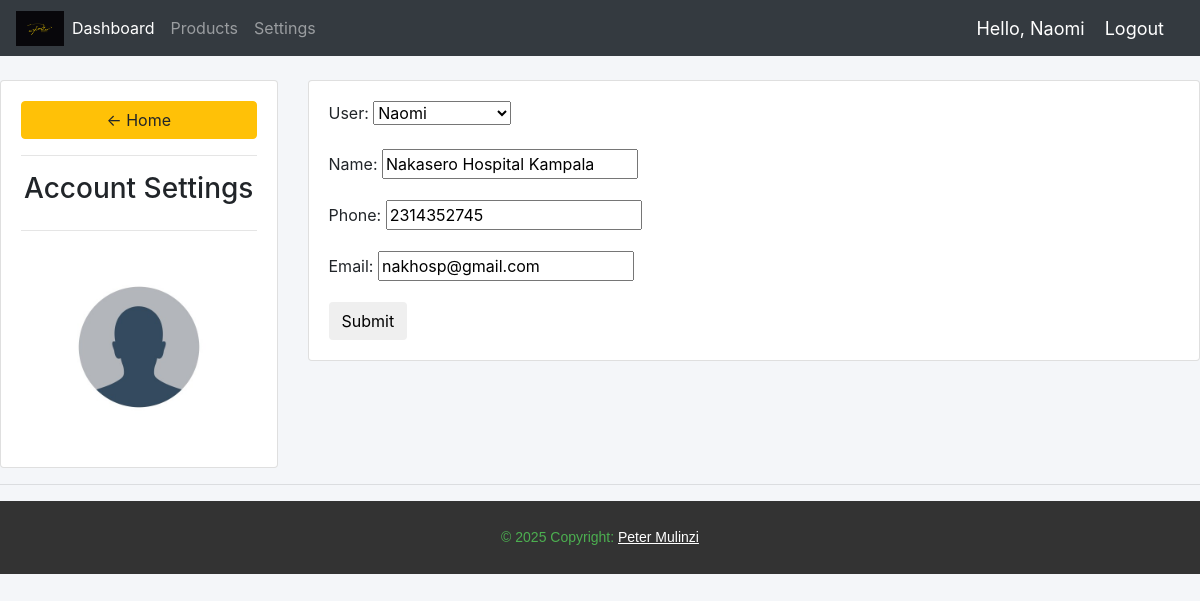
The app's page /accountSettings/ (signed in) with its own data.
### Jah_Accounts/models.py (models this page shows, shortened)
class Customer(models.Model):
    user = models.OneToOneField(User, null=True, blank=True, on_delete=models.CASCADE)
    name = models.CharField(max_length=200, null=True, blank=True)
    phone = models.CharField(max_length=200, null=True, blank=True)
    email = models.CharField(max_length=200, null=True, blank=True)
    profile_picture = models.ImageField(null=True, default='avi.jpg', blank=True)
    date_created = models.DateTimeField(auto_now_add=True, null=True, blank=True)

### Jah_Accounts/decorators.py (the view)
        def wrapper_func(request, *args, **kwargs):
            if request.user.groups.exists():
                user_groups = request.user.groups.values_list('name', flat = True)
                if any(group in allowed_roles for group in user_groups):
                    return view_func(request, *args, **kwargs)
            return HttpResponse('You are not allowed to view this page.')

### Jah_Accounts/forms.py
class AccountCustomerForm(ModelForm):
    class Meta:
        model = Customer
        fields = ['user', 'name', 'phone', 'email']

### Jah_Accounts/views.py (called while the page is built)
@login_required(login_url='login')
@allowed_users(allowed_roles=['customer', 'admin'])
def accountSettings(request):
    customer = request.user.customer
    form = AccountCustomerForm(instance=customer)
    if request.method == 'POST':
        form = AccountCustomerForm(request.POST, request.FILES, instance=customer)
        if form.is_valid():
            form.save()
            messages.success(request, 'Account settings updated successfully!')
            return redirect('accountSettings')
    context = {'form': form}
    return render(request, 'Jah_Accounts/account_settings.html', context)

### Jah_Accounts/templates/Jah_Accounts/account_settings.html (shortened to what this page needs)
{% extends 'Jah_Accounts/main.html' %}
{% load static %}
{% block content %}
<br>
<div class="row">
    <div class="col-md-3">
        <div class="card card-body">
            <a class="btn btn-warning" href="{% url 'home' %}">&#8592; Home</a>
            <hr>
            <h3 style="text-align: center;">Account Settings</h3>
            <hr>
            <img class="profile-pic" src="{{request.user.customer.profile_picture.url}}" alt="">
        </div>
    </div>
    <div class="col-md-9">
        <div class="card card-body">
            <form method="POST" action="" enctype="multipart/form-data">
                {{form.as_p}}
                <input class="btn btn-primry" type="submit" name="Update information">
            </form>
        </div>
    </div>
</div>
{% endblock %}

### Jah_Accounts/templates/Jah_Accounts/navbar.html (shortened to what this page needs)
{% load static %}
<nav class="navbar navbar-expand-lg navbar-dark bg-dark">
    <img src="/static/media/LOGO.png" alt="" width="48" height="35">
    <div class="collapse navbar-collapse" id="navbarNavAltMarkup">
      <div class="navbar-nav">
        {% if request.user.is_staff %}
        <a class="nav-item nav-link active" href="{% url 'home' %}">Dashboard</a>
        <a class="nav-item nav-link" href="{% url 'products' %}">Products</a>
        {% endif %}
        <a class="nav-link" href="{% url 'accountSettings' %}">Settings</a>
      </div>
    </div>
    <span class="hello-msg">Hello, {{request.user}}</span>
    <span><a class="hello-msg" href="{% url 'logout' %}">Logout</a></span>
  </nav>

### static/css/main.css (style rules this page uses)
body { background-color: #f4f6f9; }

### Jah_Accounts/templates/Jah_Accounts/navbar.html (style rules this page uses)
.hello-msg { font-size: 18px; color: #fff; margin-right: 20px; }

### Jah_Accounts/templates/Jah_Accounts/account_settings.html (style rules this page uses)
.profile-pic { max-width: 200px; max-height: 200px; margin: 0 auto; border-radius: 50%; }

### records on screen
Customer: user "Naomi", name "Nakasero Hospital Kampala", phone "2314352745", email "nakhosp@gmail.com"

### other values on screen
{{ request.user }} "Naomi"
